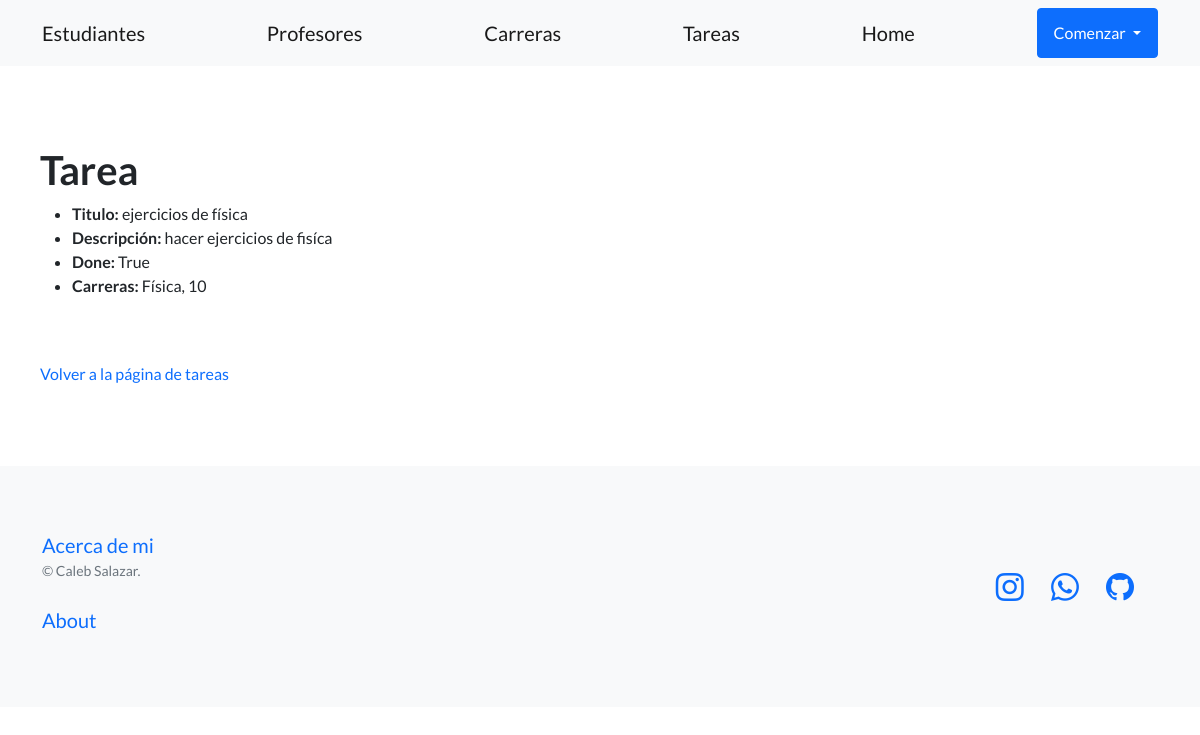
Before: /tareas/ver/2 with the older database file.
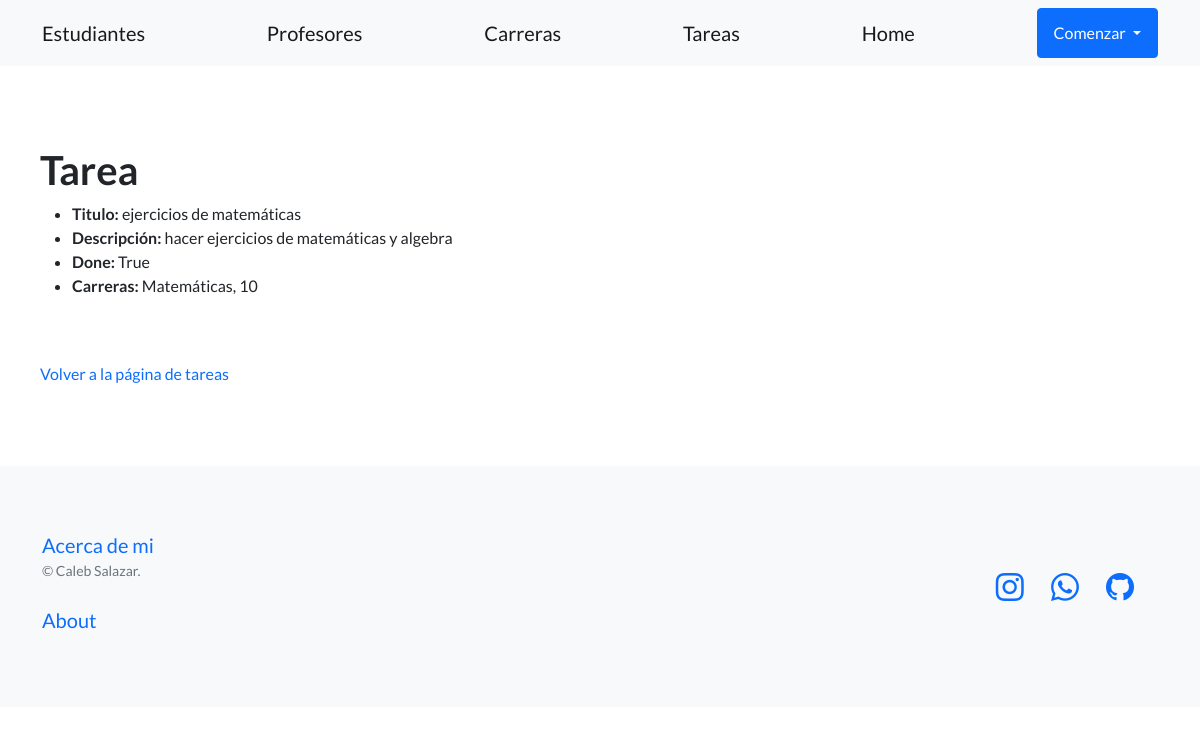
After: the same page with the newer database file.
### myapp/models.py (models this page shows, shortened)
class Tareas(models.Model):
    titulo = models.CharField(max_length=100)
    descripcion = models.TextField()
    done = models.BooleanField(default=False)
    carreras = models.ForeignKey(Carreras, related_name='Carreras', null=True, on_delete=models.CASCADE)

class Carreras(models.Model):
    nombre = models.CharField(max_length=100)
    semestres = models.IntegerField()
    def __str__(self):
        return f"{self.nombre}, {self.semestres}"

### myapp/views.py (the view)
# urls.py: path('tareas/ver/<int:id>', ver_tarea, name='ver_tarea'),
def ver_tarea(request,id):
    return render(request, 'myapp/ver_tareas.html', {
        'tarea': Tareas.objects.get(id=id)
    })

### myapp/templates/myapp/ver_tareas.html (shortened to what this page needs)
{% extends 'myapp/base.html' %}
{% block content %}
    <h1>Tarea</h1>
    <ul>
        <li><b>Titulo:</b> {{tarea.titulo}}</li>
        <li><b>Descripción:</b> {{tarea.descripcion}}</li>
        <li><b>Done: </b>{{tarea.done}}</li>
        <li><b>Carreras:</b> {{tarea.carreras}}</li>
    </ul>
    <br><br>
    <a style="text-decoration: none;" href="{% url 'tareas' %}">Volver a la página de tareas</a>
{% endblock %}

Changed rows visible on the page:
changed Tareas "True": titulo "ejercicios de física" → "ejercicios de matemáticas"; descripcion "hacer ejercicios de fisíca" → "hacer ejercicios de matemáticas y algebra"; carreras "Física, 10" → "Matemáticas, 10"
